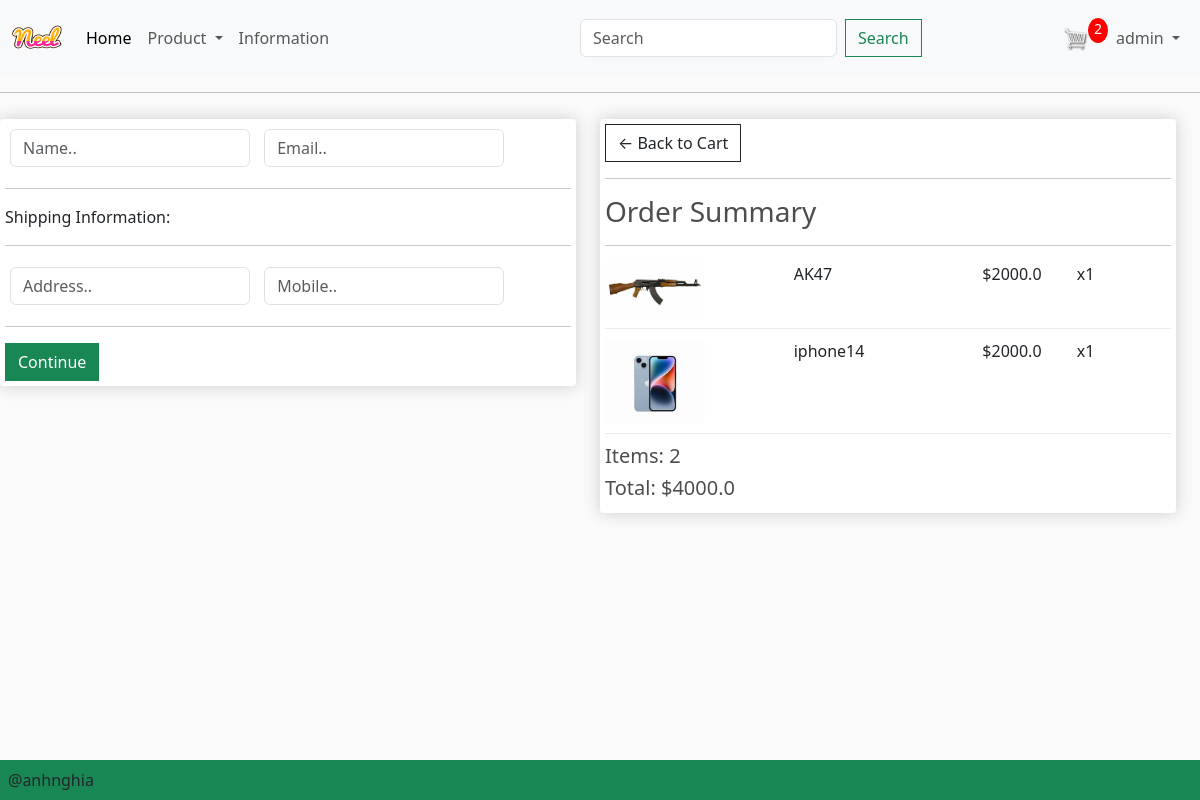
The app's page /checkout/ (signed in) with its own data.
### app/models.py (models this page shows, shortened)
class OrderItem(models.Model):
    product = models.ForeignKey(Product, on_delete=models.SET_NULL, null=True, blank=True)
    order = models.ForeignKey(Order, on_delete=models.SET_NULL, null=True, blank=True)
    quantity = models.IntegerField(default=0, null=True, blank=True)
    date_add = models.DateTimeField(auto_now_add=True)
    @property
    def get_total(self):
        total = self.product.price * self.quantity
        return total

class Product(models.Model):
    category = models.ManyToManyField(Category, related_name='product')
    name = models.CharField(max_length=200, null=True)
    price = models.FloatField()
    digital = models.BooleanField(default=False, null=True, blank=False)
    image = models.ImageField(null=True, blank=True)
    detail = models.TextField(null=True, blank=True)
    @property
    def imageUrl(self):
        try:
            url = self.image.url
        except:
            url = ''
        return url

class Order(models.Model):
    customer = models.ForeignKey(User, on_delete=models.SET_NULL, null=True, blank=True)
    date_order = models.DateTimeField(auto_now_add=True)
    complete = models.BooleanField(default=False, null=True, blank=False)
    transaction_id = models.CharField(max_length=200, null=True)
    @property
    def get_cart_items(self):
        orderitems = self.orderitem_set.all()
        total = sum([item.quantity for item in orderitems])
        return total
    @property
    def get_cart_total(self):
        orderitems = self.orderitem_set.all()
        total = sum([item.get_total for item in orderitems])
        return total

### app/views.py (the view, shortened to what this page needs)
# urls.py: path('checkout/', views.checkout, name="checkout"),
def checkout(request):
    if request.user.is_authenticated:
        customer = request.user
        order, created = Order.objects.get_or_create(customer=customer, complete=False)
        items = order.orderitem_set.all()
        cartItems = order.get_cart_items
        user_not_login = "hidden"
        user_login = "show"
    else:
        items = []
        order = {'get_cart_items': 0, 'get_cart_total': 0}
        cartItems = order['get_cart_items']
        user_not_login = "show"
        user_login = "hidden"
    categories = Category.objects.filter(is_sub=False)
    context = {
        'categories': categories,
        'items': items,
        'order': order,
        'cartItems': cartItems,
        'user_not_login': user_not_login,
        'user_login': user_login,
    }
    return render(request, 'app/checkout.html', context)

### app/templates/app/checkout.html (shortened to what this page needs)
{% extends 'app/base.html' %} {% load static %} {% block content_checkout %}
<div class="row" style="width: 100%">
  <div class="col-lg-6">
    <div class="box-element" id="form-wrapper">
      <form method="post" action="{% url 'checkout' %}">
        <div id="user-info">
          <div class="form-field">
            <input
              required
              class="form-control"
              type="text"
              name="name"
              placeholder="Name.."
            />
          </div>
          <div class="form-field">
            <input
              required
              class="form-control"
              type="email"
              name="email"
              placeholder="Email.."
            />
          </div>
        </div>
        <div id="shipping-info">
          <hr />
          <p>Shipping Information:</p>
          <hr />
          <div class="form-field">
            <input
              class="form-control"
              type="text"
              name="address"
              placeholder="Address.."
            />
          </div>
          <div class="form-field">
            <input
              class="form-control"
              type="text"
              name="mobile"
              placeholder="Mobile.."
            />
          </div>
        </div>
        <hr />
        <input
          id="form-button"
          class="btn btn-success btn-block"
          type="submit"
          value="Continue"
        />
      </form>
    </div>
    <br />
  </div>
  <div class="col-lg-6">
    <div class="box-element">
      <a class="btn btn-outline-dark" href="{% url 'cart' %}"
        >&#x2190; Back to Cart</a
      >
      <hr />
      <h3>Order Summary</h3>
      <hr />
      {% for item in items %}
      <div class="cart-row">
        <div style="flex: 2">
          <img class="row-image" src="{{item.product.imageUrl}}" />
        </div>
        <div style="flex: 2"><p>{{item.product.name}}</p></div>
        <div style="flex: 1"><p>${{item.product.price}}</p></div>
        <div style="flex: 1"><p>x{{item.quantity}}</p></div>
      </div>
      {% endfor %}
      <h5>Items: {{order.get_cart_items}}</h5>
      <h5>Total: ${{order.get_cart_total}}</h5>
    </div>
  </div>
</div>
{% endblock content_checkout %}

### app/templates/app/base.html (shortened to what this page needs)
{% load static %}
<!DOCTYPE html>
<html>
  <head>
    <link
      href="https://cdn.jsdelivr.net/npm/bootstrap@5.3.2/dist/css/bootstrap.min.css"
      rel="stylesheet"
    />
    <link href="{%static 'app/css/style.css'%}" rel="stylesheet" />
    <link href="{%static 'app/css/owl.carousel.min.css'%}" rel="stylesheet" />
    <link href="{%static 'app/css/all.min.css'%}" rel="stylesheet" />
    <link href="{%static 'app/css/main.css'%}" rel="stylesheet" />
    <link rel="stylesheet" href="" />
  </head>
  <body>
    <nav class="navbar navbar-expand-lg bg-body-tertiary">
      <div class="container-fluid">
        <a class="navbar-brand" href="{% url "home" %}">
          <img src = "{% static "app/images/Neel.png" %}" width ="50" height
          ="50"/>
        </a>
        <div class="collapse navbar-collapse" id="navbarSupportedContent">
          <ul class="navbar-nav me-auto mb-2 mb-lg-0">
            <li class="nav-item">
              <a class="nav-link active" aria-current="page" href="{% url "home" %}">Home</a>
            </li>
            <li class="nav-item dropdown">
              <a
                class="nav-link dropdown-toggle"
                href="#"
                role="button"
                data-bs-toggle="dropdown"
                aria-expanded="false"
              >
                Product
              </a>
            </li>
            <li class="nav-item">
              <a class="nav-link" href="#">Information</a>
            </li>
          </ul>
          <form class="d-flex" role="search" method = POST  action =" {% url 'search' %}">
            <input
              class="form-control me-2"
              type="search"
              placeholder="Search"
              aria-label="Search"
              name = "searched"
            />
            <button class="btn btn-outline-success" type="submit">
              Search
            </button>
          </form>
        </div>
        <ul class="navbar-nav me-auto mb-2 mb-lg-0">
        </ul>
        <div class = 'form-inline my-2 my-lg-0' style = 'visibility: {{user_login}}' >
          <a href="{% url "cart" %}">
            <img  id="cart-icon" src = "{% static "app/images/cart.png" %}"/>
          </a>
        </div>
        <div class = 'form-inline my-2 my-lg-0' style = 'visibility: {{user_login}}' >
          <p id='cart-total'>{{cartItems}}</p>
        </div>
        <ul class="navbar-nav me-auto mb-2 mb-lg-0" style = 'visibility: {{user_login}}' >
          <li class="nav-item dropdown">
            <a
              class="nav-link dropdown-toggle"
              href="#"
              role="button"
              data-bs-toggle="dropdown"
              aria-expanded="false"
            >
            {{request.user}}
            </a>
          </li>
        </ul>
      </div>
    </nav>
    <hr>
    {% block content_checkout %}{% endblock content_checkout %}
    <br />
    <br />
    <footer
      class="container--fluid bg-success test-center fixed-bottom p-2 mt-5"
    >
      @anhnghia
    </footer>
  </body>
</html>

### app/static/app/css/main.css (style rules this page uses)
body { background-color: hsl(0, 0%, 98%); }
h1,h2,h3,h4,h5,h6 { color:hsl(0, 0%, 30%); }
.box-element { box-shadow:hsl(0, 0%, 80%) 0 0 16px; background-color: #fff; border-radius: 4px; padding: 5px; }
#cart-icon { width:25px; display: inline-block; margin-left: 15px; }
#cart-total { display: block; text-align: center; color:#fff; background-color: red; width: 20px; height: 25px; border-radius: 50%; font-size: 14px; }
.col-lg-3, .col-lg-4, .col-lg-6, .col-lg-8, .col-lg-12 { margin-top: 10px; }
.btn { border-radius: 0; }
.row-image { width: 100px; }
.form-field { width:250px; display: inline-block; padding: 5px; }
.cart-row { display: flex; align-items: flex-stretch; padding-bottom: 10px; margin-bottom: 10px; border-bottom: 1px solid #ececec; }

### records on screen
OrderItem: product.imageUrl (picture), product.name "AK47", product.price "2000.0", quantity "1"
OrderItem: product.imageUrl (picture), product.name "iphone14", product.price "2000.0", quantity "1"
Order: get_cart_items "2", get_cart_total "4000.0"

### other values on screen
{{ cartItems }} "2"
{{ request.user }} "admin"
